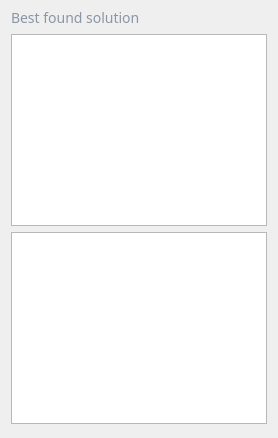
          <widget class="QWidget" name="tab1">
           <property name="styleSheet">
            <string notr="true"/>
           </property>
           <attribute name="title">
            <string>Single run</string>
           </attribute>
           <layout class="QGridLayout" name="gridLayout_5">
            <property name="topMargin">
             <number>8</number>
            </property>
            <property name="bottomMargin">
             <number>8</number>
            </property>
            <item row="0" column="0">
             <layout class="QVBoxLayout" name="verticalLayout_5">
              <item>
               <widget class="QLabel" name="label_20">
                <property name="maximumSize">
                 <size>
                  <width>16777215</width>
                  <height>25</height>
                 </size>
                </property>
                <property name="styleSheet">
                 <string notr="true">QLabel
{
color: rgb(138,149,165);
font-family: Dosis;
font-weight: medium;
font-size:14px;
}</string>
                </property>
                <property name="text">
                 <string>Best found solution</string>
                </property>
               </widget>
              </item>
              <item>
               <widget class="QTextEdit" name="textEditTree">
                <property name="acceptRichText">
                 <bool>false</bool>
                </property>
                <property name="textInteractionFlags">
                 <set>Qt::TextSelectableByKeyboard|Qt::TextSelectableByMouse</set>
                </property>
               </widget>
              </item>
              <item>
               <widget class="QGraphicsView" name="equationView">
                <property name="alignment">
                 <set>Qt::AlignLeading|Qt::AlignLeft|Qt::AlignTop</set>
                </property>
               </widget>
              </item>
              <item>
               <widget class="GraphWidget" name="treeGraph" native="true">
                <property name="maximumSize">
                 <size>
                  <width>16777215</width>
                  <height>16777215</height>
                 </size>
                </property>
                <property name="styleSheet">
                 <string notr="true">GraphWidget
{
	background-color: rgb(255, 255, 255);
}
QScrollBar
{
background: rgb(244, 244, 244);
}
QScrollBar::handle:vertical {
background: rgb(138, 149, 165);
min-height: 0px;
}

QScrollBar::add-line:vertical {
height: 0px;
subcontrol-position: bottom;
subcontrol-origin: margin;
}
QScrollBar::sub-line:vertical {
height: 0px;
subcontrol-position: top;
subcontrol-origin: margin;
}

QScrollBar::handle:horizontal {
background: rgb(138, 149, 165);
min-height: 0px;
}

QScrollBar::add-line:horizontal {
height: 0px;
subcontrol-position: bottom;
subcontrol-origin: margin;
}
QScrollBar::sub-line:horizontal {
height: 0px;
subcontrol-position: top;
subcontrol-origin: margin;
}</string>
                </property>
               </widget>
              </item>
             </layout>
            </item>
           </layout>
          </widget>
